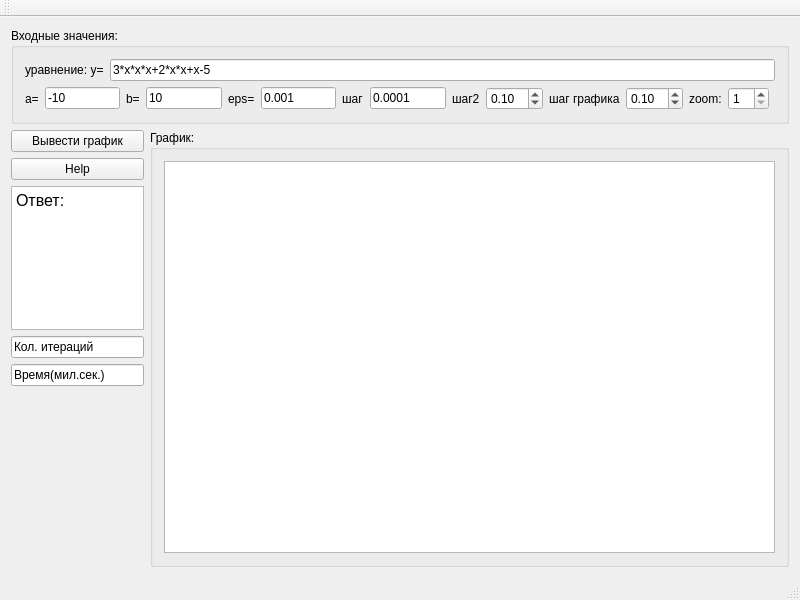
<?xml version="1.0" encoding="UTF-8"?>
<ui version="4.0">
 <class>MainWindow</class>
 <widget class="QMainWindow" name="MainWindow">
  <property name="geometry">
   <rect>
    <x>0</x>
    <y>0</y>
    <width>800</width>
    <height>600</height>
   </rect>
  </property>
  <property name="minimumSize">
   <size>
    <width>800</width>
    <height>600</height>
   </size>
  </property>
  <property name="windowTitle">
   <string>MainWindow</string>
  </property>
  <widget class="QWidget" name="centralWidget">
   <layout class="QGridLayout" name="gridLayout_3">
    <item row="0" column="0" colspan="2">
     <widget class="QGroupBox" name="groupBox">
      <property name="maximumSize">
       <size>
        <width>16777215</width>
        <height>110</height>
       </size>
      </property>
      <property name="title">
       <string>Входные значения:</string>
      </property>
      <layout class="QGridLayout" name="gridLayout">
       <item row="0" column="0" colspan="8">
        <layout class="QFormLayout" name="formLayout">
         <property name="fieldGrowthPolicy">
          <enum>QFormLayout::AllNonFixedFieldsGrow</enum>
         </property>
         <item row="0" column="0">
          <widget class="QLabel" name="label">
           <property name="text">
            <string>уравнение: y=</string>
           </property>
          </widget>
         </item>
         <item row="0" column="1">
          <widget class="QLineEdit" name="lineEdit">
           <property name="sizePolicy">
            <sizepolicy hsizetype="Minimum" vsizetype="Fixed">
             <horstretch>0</horstretch>
             <verstretch>0</verstretch>
            </sizepolicy>
           </property>
           <property name="text">
            <string>3*x*x*x+2*x*x+x-5</string>
           </property>
          </widget>
         </item>
        </layout>
       </item>
       <item row="1" column="0">
        <layout class="QHBoxLayout" name="horizontalLayout">
         <item>
          <widget class="QLabel" name="label_2">
           <property name="text">
            <string>a=</string>
           </property>
          </widget>
         </item>
         <item>
          <widget class="QLineEdit" name="lineEdit_2">
           <property name="inputMask">
            <string/>
           </property>
           <property name="text">
            <string>-10</string>
           </property>
          </widget>
         </item>
        </layout>
       </item>
       <item row="1" column="1">
        <layout class="QHBoxLayout" name="horizontalLayout_2">
         <item>
          <widget class="QLabel" name="label_3">
           <property name="text">
            <string>b=</string>
           </property>
          </widget>
         </item>
         <item>
          <widget class="QLineEdit" name="lineEdit_3">
           <property name="text">
            <string>10</string>
           </property>
          </widget>
         </item>
        </layout>
       </item>
       <item row="1" column="6">
        <layout class="QHBoxLayout" name="horizontalLayout_4">
         <item>
          <widget class="QLabel" name="label_5">
           <property name="text">
            <string>zoom:</string>
           </property>
          </widget>
         </item>
         <item>
          <widget class="QSpinBox" name="spinBox">
           <property name="minimum">
            <number>1</number>
           </property>
           <property name="maximum">
            <number>10</number>
           </property>
          </widget>
         </item>
        </layout>
       </item>
       <item row="1" column="2">
        <layout class="QHBoxLayout" name="horizontalLayout_3">
         <item>
          <widget class="QLabel" name="label_4">
           <property name="text">
            <string>eps=</string>
           </property>
          </widget>
         </item>
         <item>
          <widget class="QLineEdit" name="lineEdit_4">
           <property name="text">
            <string>0.001</string>
           </property>
          </widget>
         </item>
        </layout>
       </item>
       <item row="1" column="4">
        <layout class="QHBoxLayout" name="horizontalLayout_5">
         <item>
          <widget class="QLabel" name="label_6">
           <property name="text">
            <string>шаг2</string>
           </property>
          </widget>
         </item>
         <item>
          <widget class="QDoubleSpinBox" name="doubleSpinBox">
           <property name="minimum">
            <double>0.000000000000000</double>
           </property>
           <property name="singleStep">
            <double>0.050000000000000</double>
           </property>
           <property name="value">
            <double>0.100000000000000</double>
           </property>
          </widget>
         </item>
        </layout>
       </item>
       <item row="1" column="3">
        <layout class="QHBoxLayout" name="horizontalLayout_7">
         <item>
          <widget class="QLabel" name="label_7">
           <property name="text">
            <string>шаг</string>
           </property>
          </widget>
         </item>
         <item>
          <widget class="QLineEdit" name="lineEdit_8">
           <property name="text">
            <string>0.0001</string>
           </property>
          </widget>
         </item>
        </layout>
       </item>
       <item row="1" column="5">
        <layout class="QHBoxLayout" name="horizontalLayout_8">
         <item>
          <widget class="QLabel" name="label_8">
           <property name="text">
            <string>шаг графика</string>
           </property>
          </widget>
         </item>
         <item>
          <widget class="QDoubleSpinBox" name="doubleSpinBox_2">
           <property name="minimum">
            <double>0.010000000000000</double>
           </property>
           <property name="singleStep">
            <double>0.100000000000000</double>
           </property>
           <property name="value">
            <double>0.100000000000000</double>
           </property>
          </widget>
         </item>
        </layout>
       </item>
      </layout>
     </widget>
    </item>
    <item row="1" column="0">
     <widget class="QPushButton" name="pushButton_2">
      <property name="maximumSize">
       <size>
        <width>133</width>
        <height>30</height>
       </size>
      </property>
      <property name="text">
       <string>Вывести график</string>
      </property>
     </widget>
    </item>
    <item row="1" column="1" rowspan="6">
     <widget class="QGroupBox" name="groupBox_2">
      <property name="title">
       <string>График:</string>
      </property>
      <layout class="QGridLayout" name="gridLayout_2">
       <item row="0" column="0">
        <widget class="QGraphicsView" name="graphicsView">
         <property name="minimumSize">
          <size>
           <width>0</width>
           <height>0</height>
          </size>
         </property>
        </widget>
       </item>
      </layout>
     </widget>
    </item>
    <item row="2" column="0">
     <widget class="QPushButton" name="pushButton">
      <property name="text">
       <string>Help</string>
      </property>
     </widget>
    </item>
    <item row="4" column="0">
     <widget class="QLineEdit" name="lineEdit_5">
      <property name="maximumSize">
       <size>
        <width>133</width>
        <height>30</height>
       </size>
      </property>
      <property name="text">
       <string>Кол. итераций</string>
      </property>
     </widget>
    </item>
    <item row="5" column="0">
     <widget class="QLineEdit" name="lineEdit_7">
      <property name="maximumSize">
       <size>
        <width>133</width>
        <height>30</height>
       </size>
      </property>
      <property name="text">
       <string>Время(мил.сек.)</string>
      </property>
     </widget>
    </item>
    <item row="6" column="0">
     <spacer name="verticalSpacer">
      <property name="orientation">
       <enum>Qt::Vertical</enum>
      </property>
      <property name="sizeHint" stdset="0">
       <size>
        <width>20</width>
        <height>229</height>
       </size>
      </property>
     </spacer>
    </item>
    <item row="3" column="0">
     <widget class="QTextEdit" name="textEdit">
      <property name="minimumSize">
       <size>
        <width>0</width>
        <height>0</height>
       </size>
      </property>
      <property name="maximumSize">
       <size>
        <width>133</width>
        <height>16777215</height>
       </size>
      </property>
      <property name="html">
       <string>&lt;!DOCTYPE HTML PUBLIC &quot;-//W3C//DTD HTML 4.0//EN&quot; &quot;http://www.w3.org/TR/REC-html40/strict.dtd&quot;&gt;
&lt;html&gt;&lt;head&gt;&lt;meta name=&quot;qrichtext&quot; content=&quot;1&quot; /&gt;&lt;style type=&quot;text/css&quot;&gt;
p, li { white-space: pre-wrap; }
&lt;/style&gt;&lt;/head&gt;&lt;body style=&quot; font-family:'Ubuntu'; font-size:12pt; font-weight:400; font-style:normal;&quot;&gt;
&lt;p style=&quot; margin-top:0px; margin-bottom:0px; margin-left:0px; margin-right:0px; -qt-block-indent:0; text-indent:0px;&quot;&gt;Ответ: &lt;/p&gt;&lt;/body&gt;&lt;/html&gt;</string>
      </property>
     </widget>
    </item>
   </layout>
  </widget>
  <widget class="QMenuBar" name="menuBar">
   <property name="geometry">
    <rect>
     <x>0</x>
     <y>0</y>
     <width>800</width>
     <height>24</height>
    </rect>
   </property>
  </widget>
  <widget class="QToolBar" name="mainToolBar">
   <attribute name="toolBarArea">
    <enum>TopToolBarArea</enum>
   </attribute>
   <attribute name="toolBarBreak">
    <bool>false</bool>
   </attribute>
  </widget>
  <widget class="QStatusBar" name="statusBar"/>
 </widget>
 <layoutdefault spacing="6" margin="11"/>
 <resources/>
 <connections/>
</ui>
